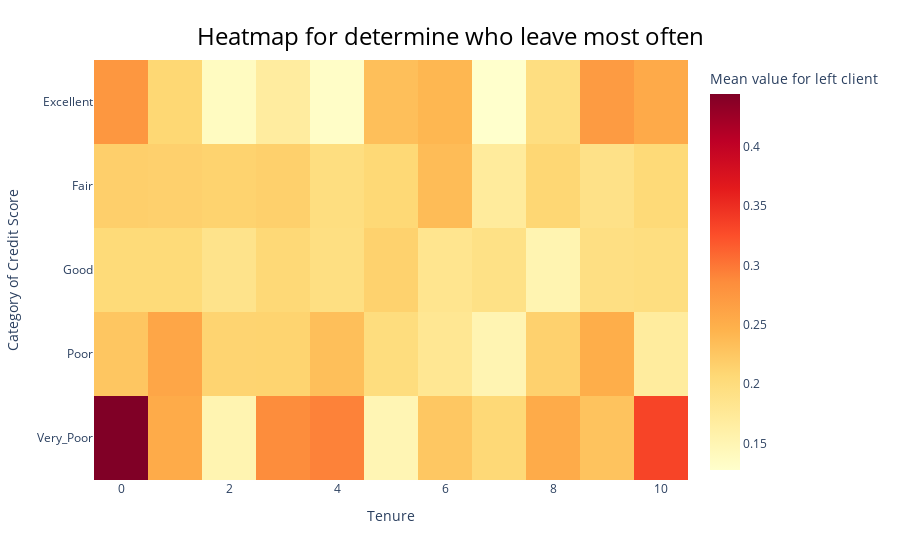

Notebook cell for this chart:
### Markdown cell above
### Задание 10 - Тепловая карта с аннотацией по кредитному рейтингу

### Code cell
def get_credit_score_cat(credit_score):
    if credit_score >= 300 and credit_score < 500:
        return "Very_Poor"
    elif credit_score >= 500 and credit_score < 601:
        return "Poor"
    elif credit_score >= 601 and credit_score < 661:
        return "Fair"
    elif credit_score >= 661 and credit_score < 781:
        return "Good"
    elif credit_score >= 781 and credit_score < 851:
        return "Excellent"
    elif credit_score >= 851:
        return "Top"
    elif credit_score < 300:
        return "Deep"


# Creating pivot table
churn_data['CreditScoreCat'] = churn_data['CreditScore'].apply(get_credit_score_cat)
pivot_table = churn_data.pivot_table(
    values='Exited',
    columns='Tenure',
    index='CreditScoreCat',
    aggfunc='mean'
)

# Plotting Heatmap
heatmap = px.imshow(
    pivot_table,
    color_continuous_scale="ylorrd",
)

# Update the setting for Heatmap
heatmap.update_layout(
    title={
        'text': "Heatmap for determine who leave most often",
        'y': 0.95,
        'x': 0.5,
        'xanchor': 'center',
        'yanchor': 'top',
        'font': {
            'size': 24,
            'color': 'black'
        }
    },
    yaxis_title='Category of Credit Score',
    coloraxis_colorbar=dict(
        title='Mean value for left client'
    )
)

### Figure 1 — Plotly figure (JSON) as saved in the notebook; plotly's stock layout.template omitted (floating-point values rounded to 4 significant figures)
{"data": [{"coloraxis": "coloraxis", "hovertemplate": "Tenure: %{x}<br>CreditScoreCat: %{y}<br>color: %{z}<extra></extra>", "name": "0", "type": "heatmap", "x": [0, 1, 2, 3, 4, 5, 6, 7, 8, 9, 10], "xaxis": "x", "y": ["Excellent", "Fair", "Good", "Poor", "Very_Poor"], "yaxis": "y", "z": [[0.275, 0.2083, 0.1373, 0.1683, 0.1319, 0.2333, 0.2414, 0.1277, 0.1961, 0.2708, 0.2549], [0.2174, 0.2156, 0.213, 0.2165, 0.1972, 0.2069, 0.2364, 0.1711, 0.209, 0.19, 0.2054], [0.2038, 0.2036, 0.1873, 0.206, 0.1951, 0.2145, 0.1829, 0.1919, 0.1524, 0.1947, 0.1978], [0.2264, 0.2594, 0.2118, 0.2122, 0.2332, 0.1992, 0.1799, 0.1513, 0.2146, 0.2511, 0.1695], [0.4444, 0.2537, 0.1515, 0.2857, 0.2931, 0.1493, 0.2254, 0.2063, 0.2535, 0.2295, 0.3333]]}], "layout": {"coloraxis": {"colorbar": {"title": {"text": "Mean value for left client"}}, "colorscale": [[0, "rgb(255,255,204)"], [0.125, "rgb(255,237,160)"], [0.25, "rgb(254,217,118)"], [0.375, "rgb(254,178,76)"], [0.5, "rgb(253,141,60)"], [0.625, "rgb(252,78,42)"], [0.75, "rgb(227,26,28)"], [0.875, "rgb(189,0,38)"], [1, "rgb(128,0,38)"]]}, "margin": {"t": 60}, "title": {"font": {"color": "black", "size": 24}, "text": "Heatmap for determine who leave most often", "x": 0.5, "xanchor": "center", "y": 0.95, "yanchor": "top"}, "xaxis": {"anchor": "y", "constrain": "domain", "domain": [0, 1], "scaleanchor": "y", "title": {"text": "Tenure"}}, "yaxis": {"anchor": "x", "autorange": "reversed", "constrain": "domain", "domain": [0, 1], "title": {"text": "Category of Credit Score"}}}}
